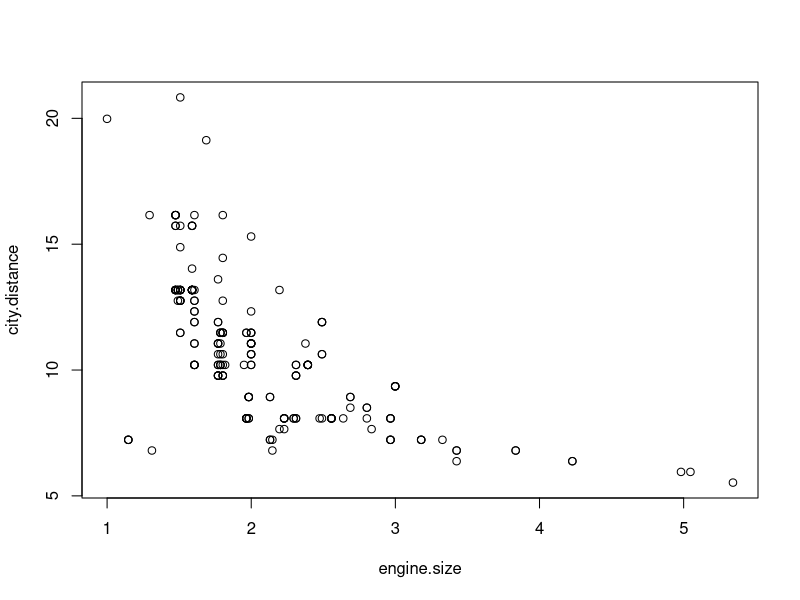
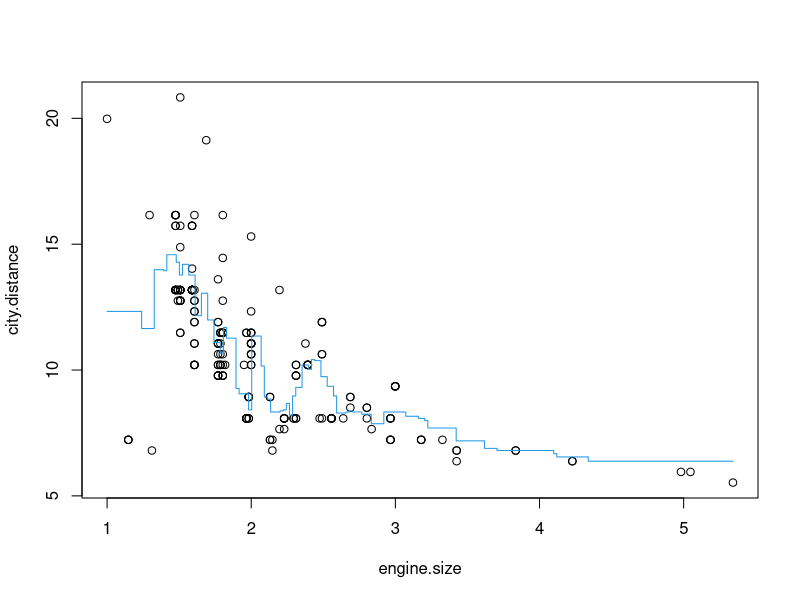
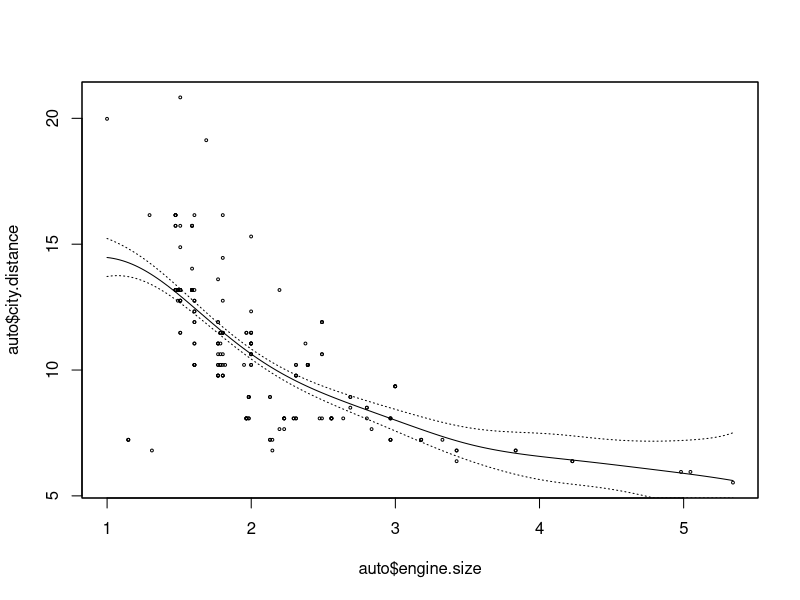
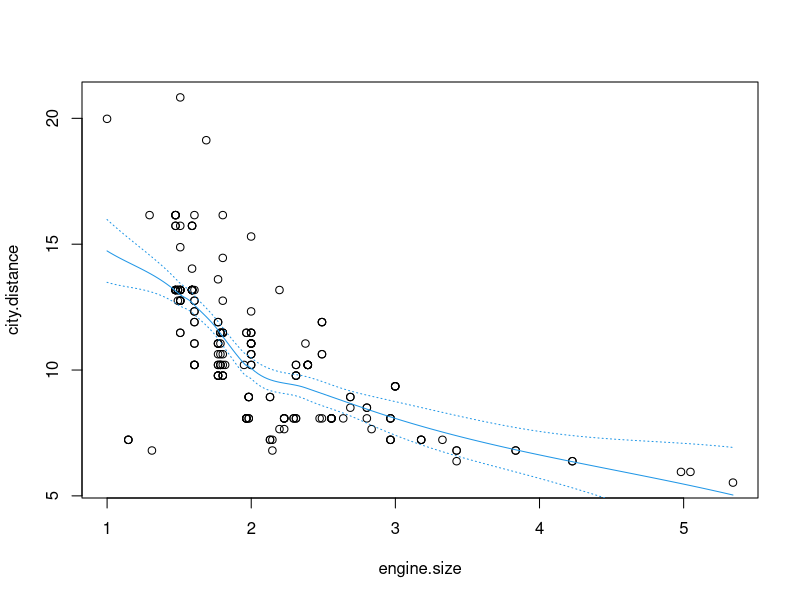
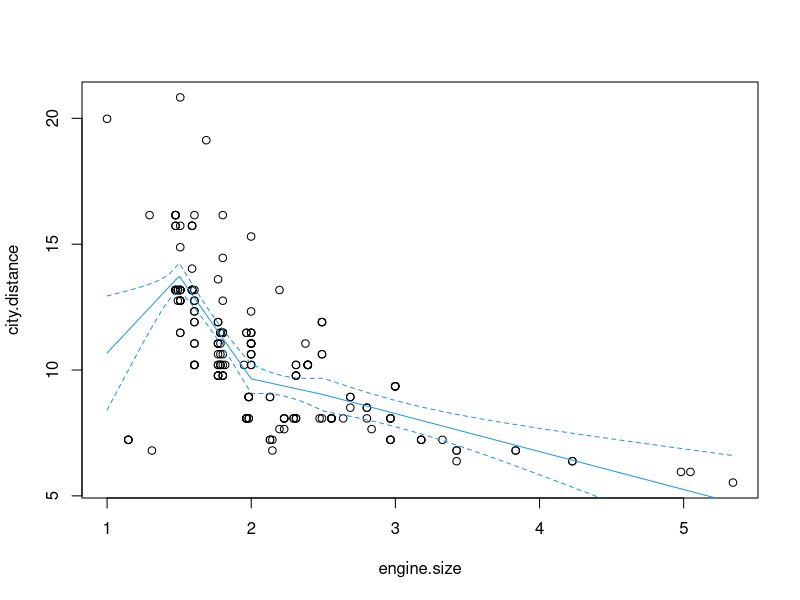
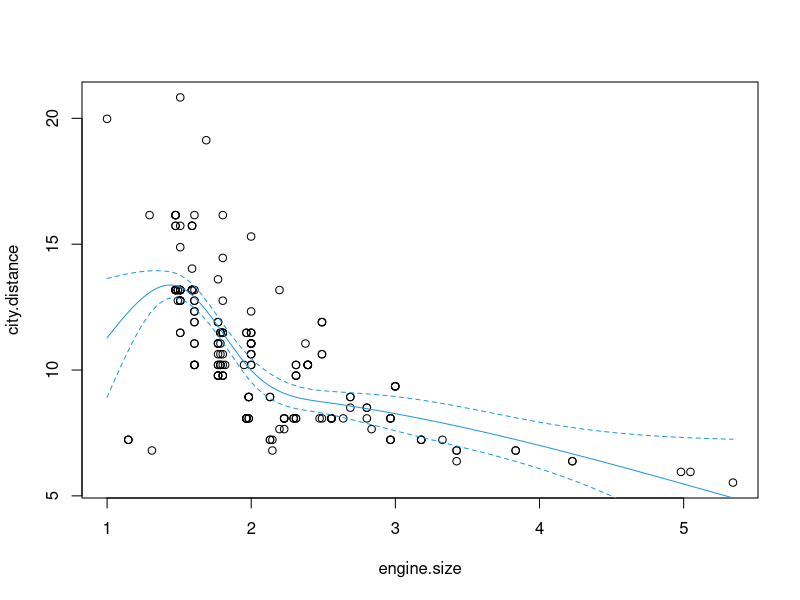
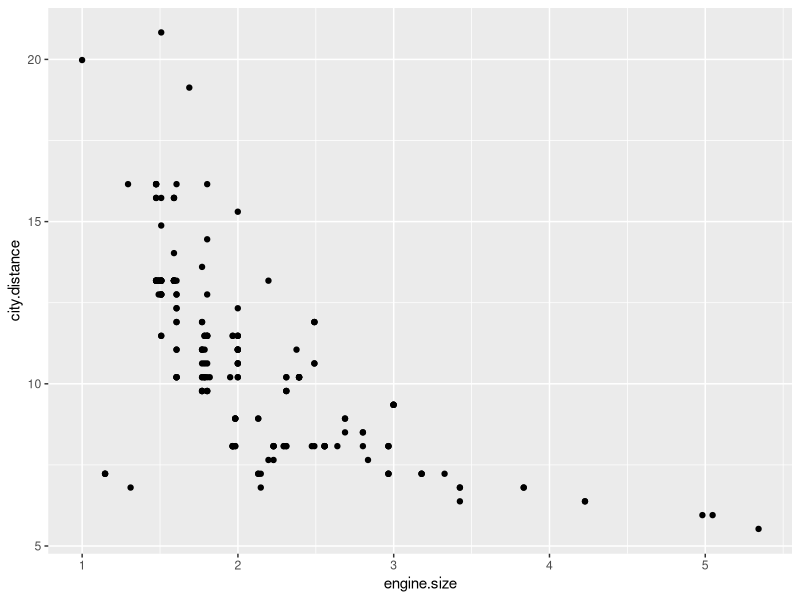
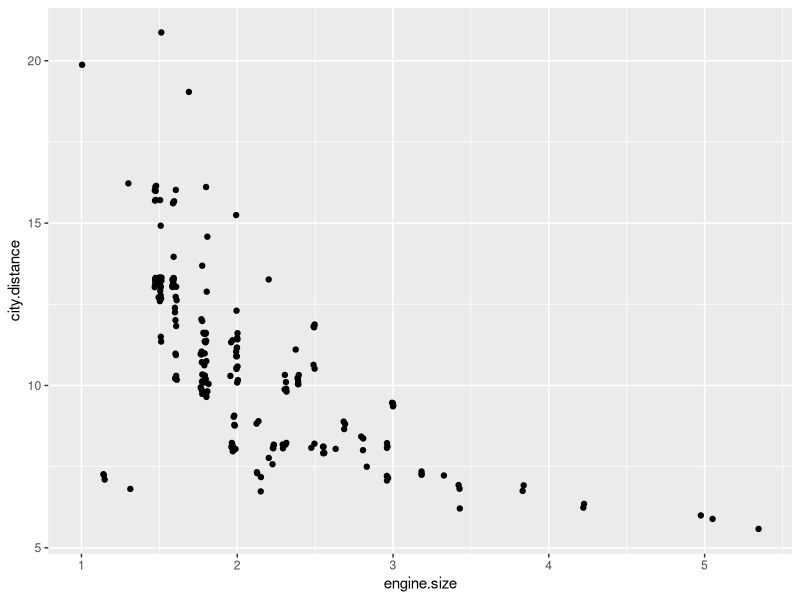

These figures' R source, in order:
## ---- chunk 1
knitr::opts_chunk$set(echo = TRUE)
setwd("/Users/aldosolari/Desktop/DM_off/2_eda/code")
## ---- chunk 2
rm(list=ls())
auto <- read.table("auto.dat", header=TRUE, quote="\"")
plot(city.distance ~ engine.size, auto)
## ---- chunk 3
# install FNN package
library(FNN)
# number of neighbours
k <- 10
# fit kNN regression 
x0 = seq(min(auto$engine.size),max(auto$engine.size), length.out = 200)
fit.kNN <- knn.reg(train=auto$engine.size, y=auto$city.distance, test=data.frame(city.distance=x0),  k=k)
# fitted values
y0.kNN <- fit.kNN$pred

# plot training set and fitted values
plot(city.distance ~ engine.size, auto)
lines(y0.kNN ~ x0, type="s", col=4)
## ---- chunk 4
# install sm package
library(sm)
# bandwidth
h <- 0.5
# fit local linear regression 
fit.lr <- sm.regression(x=auto$engine.size, y=auto$city.distance, h=h, eval.points=x0, display="se" )
## ---- chunk 5
s = 0.75
fit.loess = loess(city.distance ~ engine.size, auto, degree=1, span=s)
y0 = predict(fit.loess, newdata=data.frame(engine.size=x0), se=TRUE)

plot(city.distance ~ engine.size, auto)
lines(y0$fit ~ x0, col=4)
lines(x0, y0$fit + 2*y0$se.fit , col=4, lty=3)
lines(x0, y0$fit - 2*y0$se.fit , col=4, lty=3)
## ---- chunk 6
library(splines)
# knots
knots = c(1.5,2,2.5)
# degree
d = 1

# fit regression splines
fit.splines = lm(city.distance ~ bs(engine.size, knots=knots, degree=d), auto)

y0 = predict(fit.splines, newdata=data.frame(engine.size=x0), se=TRUE)
plot(city.distance~engine.size, auto)
lines(x0, y0$fit, col=4)
lines(x0, y0$fit +2* y0$se ,lty =2, col=4)
lines(x0, y0$fit -2* y0$se ,lty =2, col=4)
## ---- chunk 7
# fit natural cubic splines
fit.ns = lm(city.distance ~ ns(engine.size, knots=knots), auto)

y0 = predict(fit.ns, newdata=data.frame(engine.size=x0), se=T)
plot(city.distance~engine.size, auto)
lines(x0, y0$fit, col=4)
lines(x0, y0$fit +2* y0$se ,lty =2, col=4)
lines(x0, y0$fit -2* y0$se ,lty =2, col=4)
## ---- chunk 8
library(ggplot2)

# simple scatterplot
ggplot(data = auto) + geom_point(mapping = aes(x = engine.size, y = city.distance))

# scatterplot + jittered points
ggplot(data = auto) + geom_point(mapping = aes(x = engine.size, y = city.distance), position = "jitter")

# scatterplot + loess
ggplot(data = auto, mapping = aes(x = engine.size, y = city.distance, color = fuel)) +  geom_point()+ geom_smooth(method="loess", span = 0.75)

# facets
ggplot(data = auto) + geom_point(mapping = aes(x = engine.size, y = city.distance)) + facet_wrap(  ~ fuel)
